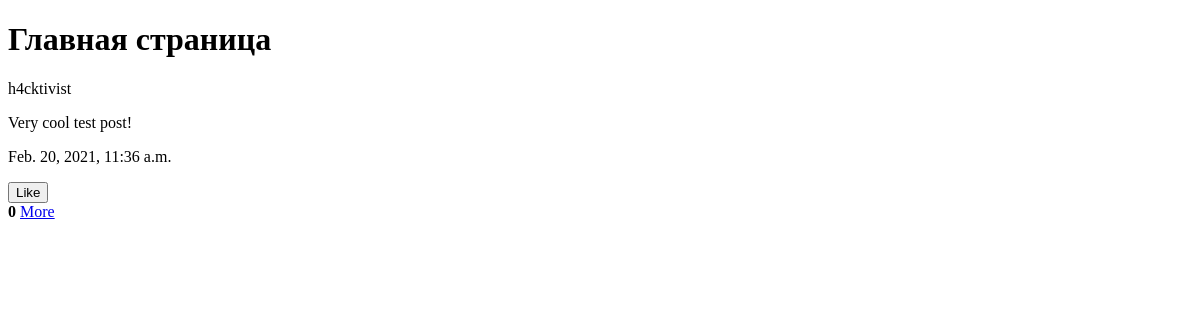
Before: / with the older database file.
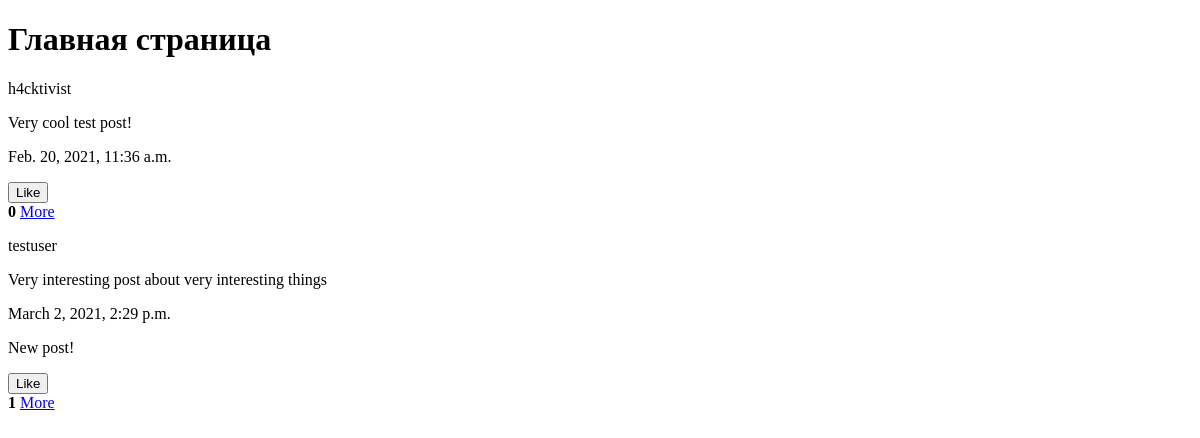
After: the same page with the newer database file.
### main/models.py (models this page shows, shortened)
class Post(models.Model):
    user = models.ForeignKey(User, on_delete=models.CASCADE)
    text = models.TextField('Post text')
    date = models.DateTimeField('Date')
    liked = models.ManyToManyField(User, default=None, blank=True, related_name='liked_by_user')
    @property
    def was_published_recently(self):
        return self.date >= (timezone.now() - datetime.timedelta(days=7))
    @property
    def likes(self):
        return self.liked.all().count()

### main/views.py (the view)
# urls.py: path('', views.index, name='index'),
def index(request):
    posts = Post.objects.all()
    context = {'posts': posts}
    return render(request, 'index.html', context)

### templates/index.html (shortened to what this page needs)
<!DOCTYPE html>
<html lang="en">
<head>
</head>
<body>
    <h1>Главная страница</h1>
    {% for p in posts %}
        <p>{{ p.user }}</p>
        <p>{{ p.text }}</p>
        <p>{{ p.date }}</p>
        {% if p.was_published_recently == True %}
            <p>New post!</p>
        {% endif %}
        <form method="post" action="{% url 'like_post' %}">
            {% if user not in p.liked.all %}
                <button type="submit">Like</button>
            {% else %}
                <button type="submit">Unlike</button>
            {% endif %}
        </form>
        <strong>{{ p.likes }}</strong>
        <a href="{% url 'detail' p.id %}">More</a>
    {% endfor %}
</body>
</html>

Changed rows visible on the page:
added Post: user "testuser", text "Very interesting post about very interesting things", date "March 2, 2021, 2:29 p.m.", shows "New post!", shows "Like", likes "1"
